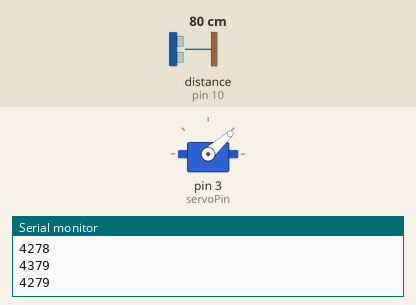
This sketch was run on a simulated Arduino Uno, built with avr-gcc and run on an emulated ATmega328P. Parts: servo, the last lines printed to the serial monitor. Wiring (inferred from the names in the program): ultrasonic range finder: trigger pin 9; echo pin 10. The test bench sets the inputs (shaded band); at power-on: distance to the obstacle (sensor on pin 10) 80 cm. The echo pulse lasts 58.3 µs per cm.

Above: at 1.2 s.
1.3 s: distance to the obstacle (sensor on pin 10) set to 4 cm
2.8 s: distance to the obstacle (sensor on pin 10) set to 9 cm
At 3.8 s:
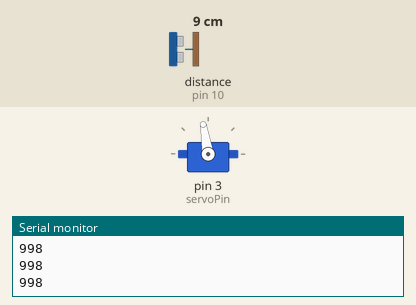
4.3 s: distance to the obstacle (sensor on pin 10) set to 35 cm
At 5.2 s:
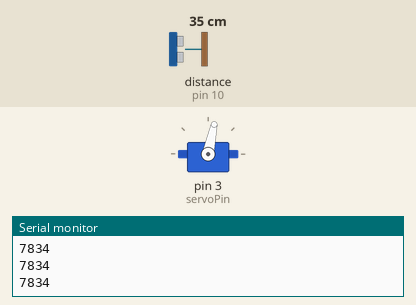
Timing chart, 0 to 7.3 s (numbered marks = the images above; inputs shaded):
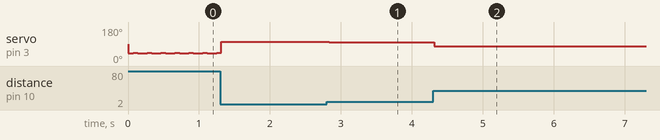

Measured:
- after the input at 2.8 s, servo on pin 3 (servoPin): 103° → 99° at once
- after the input at 4.3 s, servo on pin 3 (servoPin): 99° → 78° at once

The sketch:

code.ino
```cpp
const int trigPin = 9;
const int echoPin = 10;
// defines variables
long duration;
int distance;
// Include the Servo library
#include <Servo.h>
// Declare the Servo pin
int servoPin = 3;
// Create a servo object
Servo servo;
unsigned long lastEncoderTime = 0;
unsigned long currentTime = 0;
float Kp = 5;
int error = 0;
int ref = 20;
int ang = 0 ;
void setup() {
  pinMode(trigPin, OUTPUT); // Sets the trigPin as an Output
  pinMode(echoPin, INPUT); // Sets the echoPin as an Input
  servo.attach(servoPin);
  Serial.begin(9600); // Starts the serial communication
  servo.write(90);
}
void loop() {
  // Clears the trigPin
  digitalWrite(trigPin, LOW);
  delayMicroseconds(2);
  // Sets the trigPin on HIGH state for 10 micro seconds
  digitalWrite(trigPin, HIGH);
  delayMicroseconds(10);
  digitalWrite(trigPin, LOW);
  // Reads the echoPin, returns the sound wave travel time in microseconds
  duration = pulseIn(echoPin, HIGH, 10000);
  // Calculating the distance
  distance = duration * 0.034 / 2;
  if (distance > 90 || distance <= 0) {       // Ignore invalid/outlier readings
    Serial.println("Outlier ignored");
    return;                                   // Skip the rest of this loop
  }

  // Prints the distance on the Serial Monitor
  Serial.print(ang);
  Serial.print("");
  Serial.println(distance);
  error = distance - ref;
  ang = 90 - 0.8 * error;
  ang = constrain(ang, 0, 180);
  servo.write(ang);
  delay(60);
}
```
